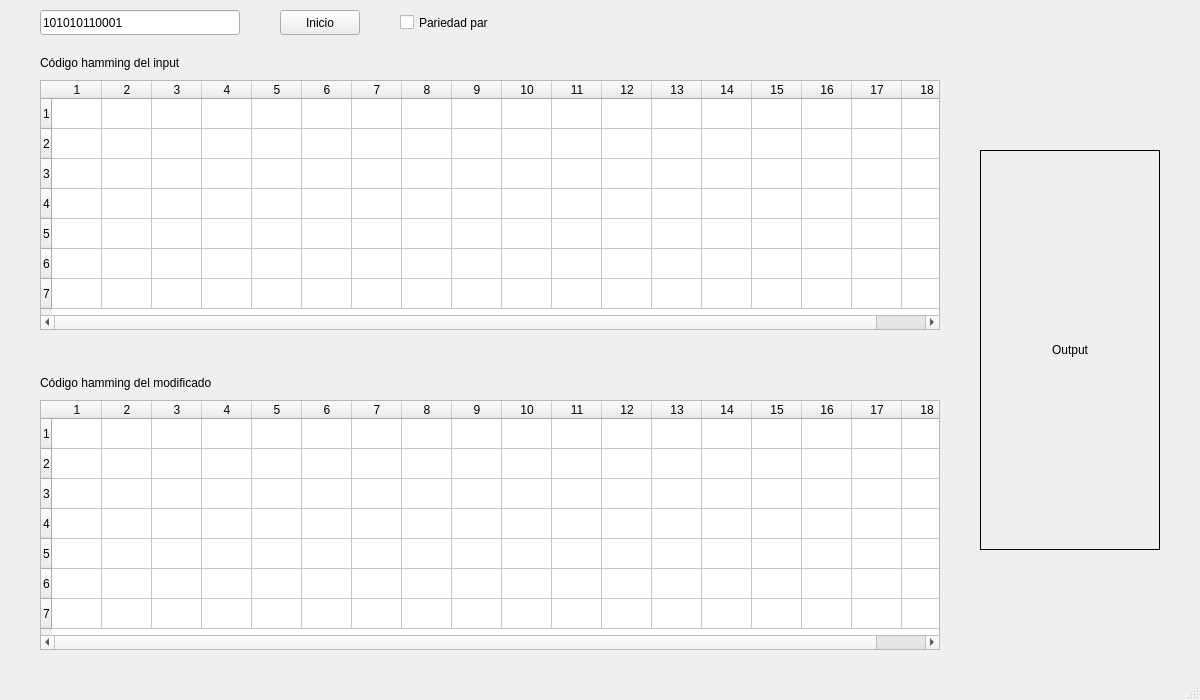
<?xml version="1.0" encoding="UTF-8"?>
<ui version="4.0">
 <class>MainWindow</class>
 <widget class="QMainWindow" name="MainWindow">
  <property name="geometry">
   <rect>
    <x>0</x>
    <y>0</y>
    <width>1200</width>
    <height>700</height>
   </rect>
  </property>
  <property name="windowTitle">
   <string>Hamming Code</string>
  </property>
  <widget class="QWidget" name="centralwidget">
   <widget class="QTableWidget" name="tableWidget">
    <property name="geometry">
     <rect>
      <x>40</x>
      <y>80</y>
      <width>900</width>
      <height>250</height>
     </rect>
    </property>
    <property name="rowCount">
     <number>7</number>
    </property>
    <property name="columnCount">
     <number>18</number>
    </property>
    <attribute name="horizontalHeaderMinimumSectionSize">
     <number>50</number>
    </attribute>
    <attribute name="horizontalHeaderDefaultSectionSize">
     <number>50</number>
    </attribute>
    <row/>
    <row/>
    <row/>
    <row/>
    <row/>
    <row/>
    <row/>
    <column/>
    <column/>
    <column/>
    <column/>
    <column/>
    <column/>
    <column/>
    <column/>
    <column/>
    <column/>
    <column/>
    <column/>
    <column/>
    <column/>
    <column/>
    <column/>
    <column/>
    <column/>
   </widget>
   <widget class="QLineEdit" name="lineEdit">
    <property name="geometry">
     <rect>
      <x>40</x>
      <y>10</y>
      <width>200</width>
      <height>25</height>
     </rect>
    </property>
    <property name="text">
     <string>101010110001</string>
    </property>
    <property name="placeholderText">
     <string>12 bits</string>
    </property>
   </widget>
   <widget class="QLabel" name="label">
    <property name="geometry">
     <rect>
      <x>40</x>
      <y>50</y>
      <width>200</width>
      <height>25</height>
     </rect>
    </property>
    <property name="text">
     <string>Código hamming del input</string>
    </property>
   </widget>
   <widget class="QTableWidget" name="tableWidget_2">
    <property name="geometry">
     <rect>
      <x>40</x>
      <y>400</y>
      <width>900</width>
      <height>250</height>
     </rect>
    </property>
    <property name="rowCount">
     <number>7</number>
    </property>
    <property name="columnCount">
     <number>18</number>
    </property>
    <attribute name="horizontalHeaderDefaultSectionSize">
     <number>50</number>
    </attribute>
    <row/>
    <row/>
    <row/>
    <row/>
    <row/>
    <row/>
    <row/>
    <column/>
    <column/>
    <column/>
    <column/>
    <column/>
    <column/>
    <column/>
    <column/>
    <column/>
    <column/>
    <column/>
    <column/>
    <column/>
    <column/>
    <column/>
    <column/>
    <column/>
    <column/>
   </widget>
   <widget class="QLabel" name="label_2">
    <property name="geometry">
     <rect>
      <x>40</x>
      <y>370</y>
      <width>200</width>
      <height>25</height>
     </rect>
    </property>
    <property name="text">
     <string>Código hamming del modificado</string>
    </property>
   </widget>
   <widget class="QLabel" name="label_3">
    <property name="geometry">
     <rect>
      <x>980</x>
      <y>150</y>
      <width>180</width>
      <height>400</height>
     </rect>
    </property>
    <property name="frameShape">
     <enum>QFrame::Box</enum>
    </property>
    <property name="text">
     <string>Output</string>
    </property>
    <property name="alignment">
     <set>Qt::AlignCenter</set>
    </property>
    <property name="wordWrap">
     <bool>true</bool>
    </property>
    <property name="margin">
     <number>0</number>
    </property>
   </widget>
   <widget class="QPushButton" name="pushButton">
    <property name="geometry">
     <rect>
      <x>280</x>
      <y>10</y>
      <width>80</width>
      <height>25</height>
     </rect>
    </property>
    <property name="cursor">
     <cursorShape>ArrowCursor</cursorShape>
    </property>
    <property name="text">
     <string>Inicio</string>
    </property>
   </widget>
   <widget class="QCheckBox" name="checkBox">
    <property name="geometry">
     <rect>
      <x>400</x>
      <y>10</y>
      <width>100</width>
      <height>25</height>
     </rect>
    </property>
    <property name="text">
     <string>Pariedad par</string>
    </property>
   </widget>
  </widget>
  <widget class="QMenuBar" name="menubar">
   <property name="geometry">
    <rect>
     <x>0</x>
     <y>0</y>
     <width>1200</width>
     <height>21</height>
    </rect>
   </property>
  </widget>
  <widget class="QStatusBar" name="statusbar"/>
 </widget>
 <resources/>
 <connections/>
</ui>
